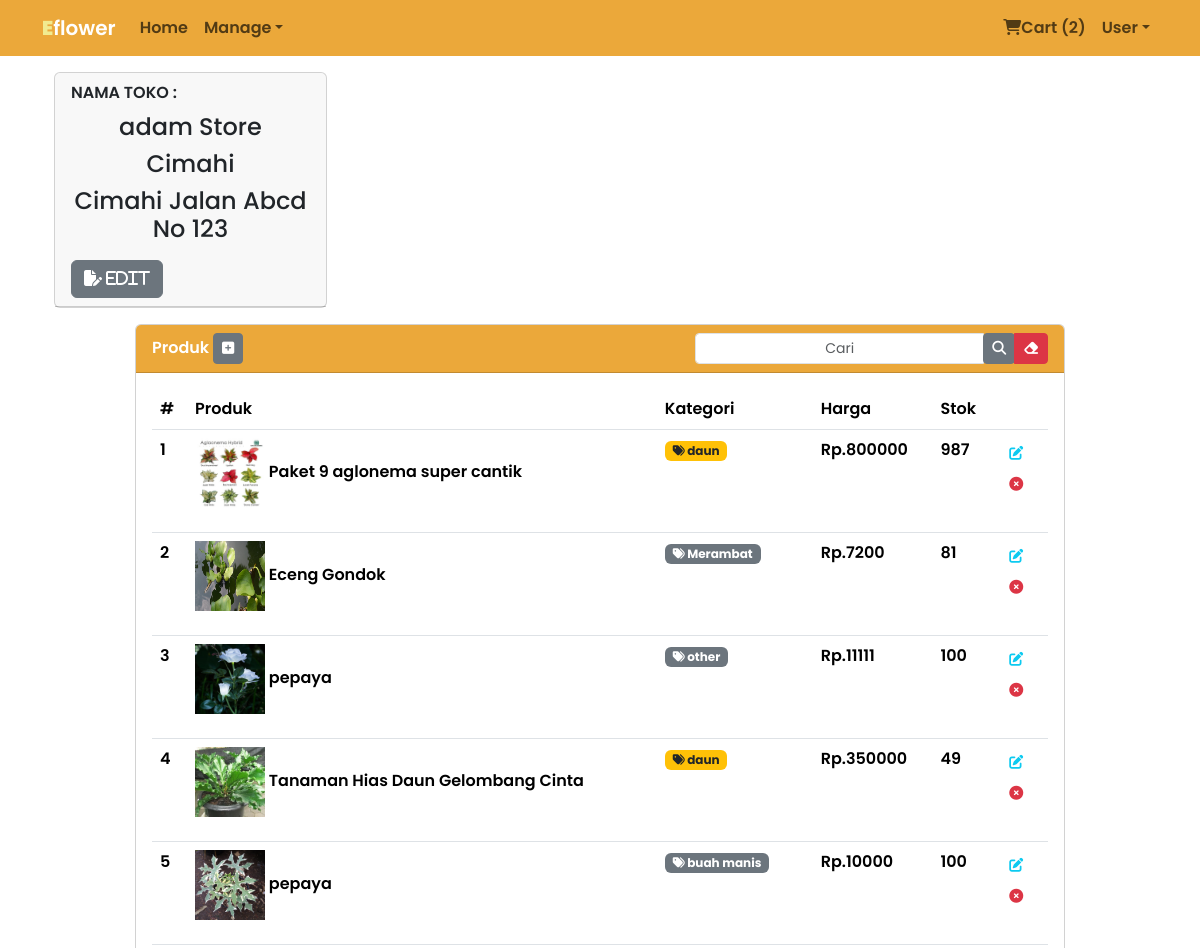
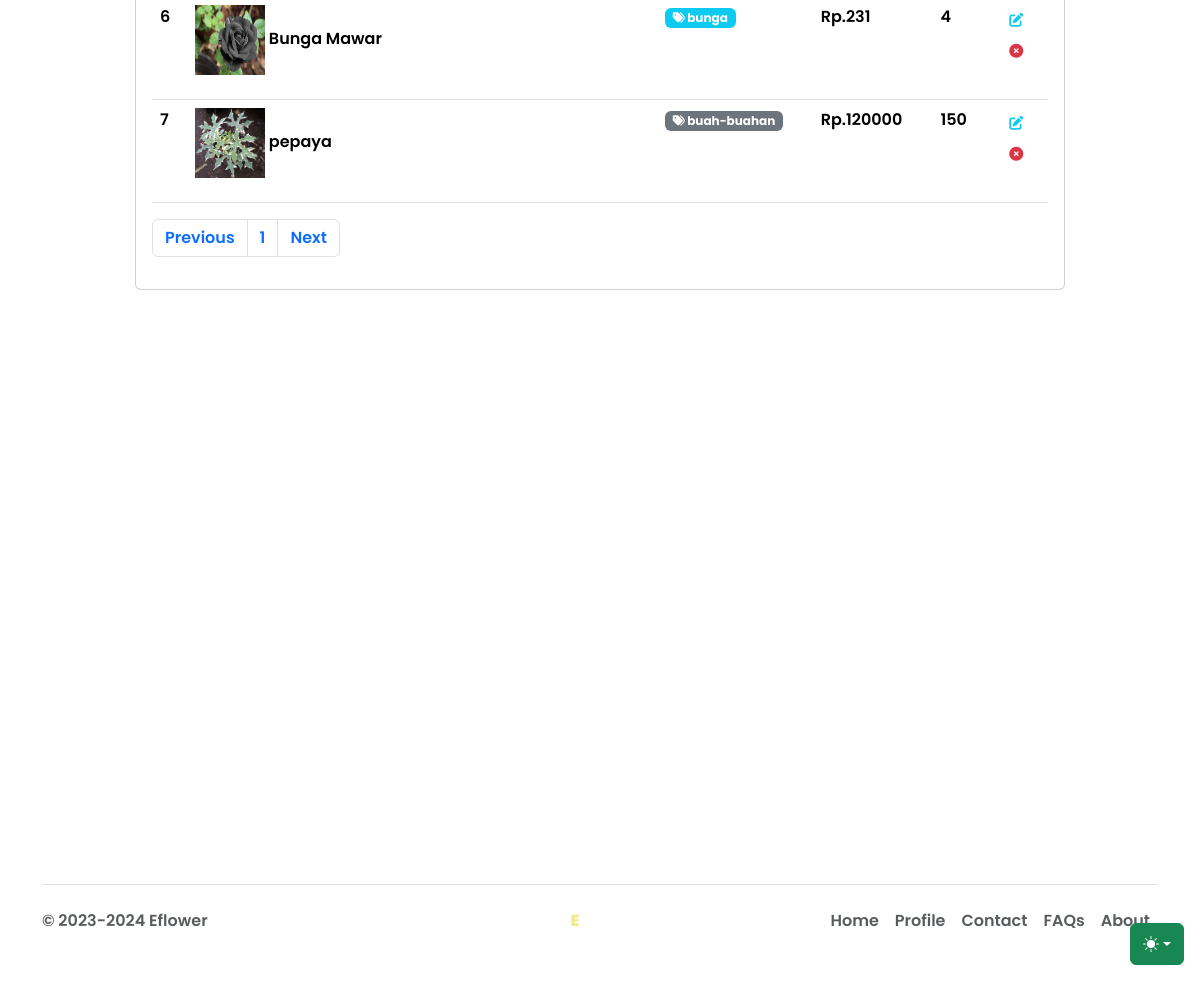
The app's page /manage.php (signed in) with its own data (2 pictures, top to bottom).
### tables this page shows
CREATE TABLE `users` (
  `id_user` char(8) NOT NULL,
  `nama_user` varchar(255) DEFAULT NULL,
  `password` varchar(32) DEFAULT NULL,
  `role` enum('admin','user') DEFAULT NULL,
  `user_mail` varchar(255) DEFAULT NULL,
  `foto` varchar(255) DEFAULT NULL,
  `no_telp` char(13) DEFAULT NULL,
  `nama_lengkap` varchar(255) DEFAULT NULL,
  `alamat` longtext DEFAULT NULL,
  `no_rek` char(20) DEFAULT NULL,
  `kota` varchar(255) DEFAULT NULL,
  `status_user` enum('aktif','nonaktif') DEFAULT NULL
);

CREATE TABLE `produk` (
  `id_produk` char(8) NOT NULL,
  `nama_produk` varchar(255) NOT NULL,
  `id_pemilik` char(8) DEFAULT NULL,
  `kategori` char(50) NOT NULL,
  `deskripsi` longtext NOT NULL,
  `harga` decimal(10,0) NOT NULL,
  `gambar` varchar(255) NOT NULL,
  `rate` int(5) NOT NULL,
  `tgl_buat` timestamp NOT NULL DEFAULT current_timestamp(),
  `qty` int(11) DEFAULT NULL,
  `slug` varchar(255) DEFAULT NULL,
  `status` enum('aktif','nonaktif') DEFAULT NULL,
  `di_edit` timestamp NOT NULL DEFAULT current_timestamp()
);

### functions/cart-num.php (called while the page is built, shortened)
<?php
$sesi_id_for_cart = $_SESSION['id'];
$cart = "SELECT * FROM cart
JOIN detailorder ON cart.orderid = detailorder.orderid
JOIN produk ON detailorder.id_produk = produk.id_produk WHERE cart.status = 'Cart' AND cart.id_user = '$sesi_id_for_cart'";
$query_conn = mysqli_query($connection, $cart);
$jml_array = mysqli_num_rows($query_conn);
?>

### manage.php (the view, shortened to what this page needs)
<?php
include 'functions/data-connect.php';
?>
<!DOCTYPE html>
<html lang="en" data-bs-theme="auto">
<head>
    <link rel="stylesheet" href="https://cdn.jsdelivr.net/npm/@docsearch/css@3" />
    <link href="assets/libs/bootstrap/css/bootstrap.min.css" rel="stylesheet" />
    <link rel="stylesheet" href="assets/libs/fontawesome/css/all.min.css" />
    <link rel="stylesheet" href="assets/css-native/app.css" />
</head>
<body>
    <div class="dropdown position-fixed bottom-0 end-0 mb-3 me-3 bd-mode-toggle">
        <button class="btn btn-success py-2 dropdown-toggle d-flex align-items-center" id="bd-theme" type="button"
            aria-expanded="false" data-bs-toggle="dropdown" aria-label="Toggle theme (auto)">
            <svg class="bi my-1 theme-icon-active" width="1em" height="1em">
                <use href="#circle-half"></use>
            </svg>
        </button>
    </div>
    <nav class="navbar navbar-expand-md fixed-top bg-leaf">
        <div class="container-fluid container">
            <a class="navbar-brand text-leaf fw-bolder" href=".">E<span class="text-white">flower</span></a>
            <div class="collapse navbar-collapse" id="navbarCollapse">
                <ul class="navbar-nav me-auto mb-2 mb-md-0">
                    <li class="nav-item">
                        <a class="nav-link" aria-current="page" href=".">Home</a>
                    </li>
                    <li class="nav-item dropdown">
                        <a href="#" class="nav-link dropdown-toggle" id="dropdown-1" data-bs-toggle="dropdown"
                            aria-haspopup="true" aria-expanded="false">Manage</a>
                    </li>
                </ul>
                <ul class="navbar-nav">
                    <?php include 'functions/cart-num.php'; ?>
                    <li class="nav-item">
                        <a href="cart.php" class="nav-link"><i class="fas fa-shopping-cart"></i>Cart
                            (<span><?= $jml_array; ?></span>)</a>
                    </li>
                    <li class="nav-item dropdown">
                        <a href="#" class="nav-link dropdown-toggle" id="dropdown-2" data-bs-toggle="dropdown"
                            aria-haspopup="true" aria-expanded="false">User</a>
                    </li>
                </ul>
            </div>
        </div>
    </nav>
    <?php
    $current_user = $_SESSION['id'];
    $batas = 10;
    $halaman = isset($_GET['halaman'])?(int)$_GET['halaman'] : 1;
    $halaman_awal = ($halaman>1) ? ($halaman * $batas) - $batas : 0;
    $set = mysqli_query($connection, "SELECT * FROM users WHERE id_user = '$current_user'");
    $place =mysqli_fetch_array($set);
    ?>
    <main role="main" class="container">
        <div class="container-fluid">
            <div class="col-md-3">
                <div class="card mb-3">
                    <div class="card-header">
                        <div class="form-group" id="id-nama-toko">
                            NAMA TOKO :
                            <h4 class="text-center mt-2" id="nama-toko">
                                <?php
                                if(!empty($_SESSION['nama'])){
                                        echo $_SESSION['nama'];
                                    } else {
                                        echo 'Anda Belum Membuka Toko';
                                    }
                                     ?></h4>
                            <h4 class="text-center mt-2" id="kota-toko">
                            <?php
                                    if(!empty($place['kota'])){
                                        echo $place['kota'];
                                    } else {
                                        echo NULL;
                                    }
                                     ?>
                            </h4>
                            <h4 class="text-center mt-2" id="alamat-toko">
                                    <?php
                                    if(!empty($place['alamat'])){
                                        echo $place['alamat'];
                                    } else {
                                        echo NULL;
                                    }
                                     ?>
                            </h4>
                            <a href="javascript:void(0);" class="btn btn-secondary mt-2" onclick="toggleEditForm()">
                            <?php if(empty($_SESSION['nama'])): ?>
                                <i class="fas fa-file-pen"> BUKA</i>
                            <?php else : ?>
                                <i class="fas fa-file-pen"> EDIT</i>
                            <?php endif ?>
                            </a>
                        </div>
                    </div>
                </div>
            </div>
        </div>
        <div class="row">
            <div class="container-fluid">
                <div class="col-md-10 mx-auto">
                    <div class="card float-center">
                        <div class="card-header bg-leaf">
                            <span>Produk</span>
                            <a href="products-form.php" class="btn btn-sm btn-secondary">
                                <i class="fas fa-square-plus"></i>
                            </a>
                            <div class="float-end">
								<div class="input-group">
									<input
										type="text"
										class="form-control form-control-sm text-center"
										id="get-value"
										value=""
										placeholder="Cari" />
									<div class="input-group-append" id="search-data">
										<button type="submit" class="btn btn-secondary btn-sm">
											<i class="fas fa-search"></i>
										</button>
									</div>
									<button type="reset" class="btn btn-danger btn-sm" id="clear">
										<i class="fas fa-eraser"></i>
									</button>
								</div>
							</div>
                        </div>
                        <div class="card-body">
                            <table class="table">
                                <thead>
                                    <tr>
                                        <th scope="col">#</th>
                                        <th scope="col">Produk</th>
                                        <th scope="col">Kategori</th>
                                        <th scope="col">Harga</th>
                                        <th scope="col">Stok</th>
                                        <th scope="col"></th>
                                    </tr>
                                </thead>
                                <tbody class="product-data">
                                    <tr>
                                        <?php
                                        $data = $_SESSION['id'];
                                        $display_produk = mysqli_query($connection, "SELECT * FROM produk WHERE id_pemilik = '$data' AND status = 'aktif' LIMIT $halaman_awal, $batas");
                                        $no = 1;
                                        $next = $halaman + 1;
                                        $data_conn = mysqli_query($connection,"SELECT * FROM produk WHERE id_pemilik = '$data' AND status = 'aktif'");
                                        $jumlah_data = mysqli_num_rows($data_conn);
                                        $total_halaman = ceil($jumlah_data / $batas);
                                        $row = mysqli_num_rows($display_produk);
                                        if($row > 0) {
                                            while($array_produk = mysqli_fetch_array($display_produk)){
                                                $img_produk = $array_produk['gambar'];
                                                $nama_produk = $array_produk['nama_produk'];
                                                $set_kategori = $array_produk['kategori'];
                                                $price = $array_produk['harga'];
                                                $stok_barang = $array_produk['qty'];
                                            ?>
                                            <td><?php echo $no++; ?></td>
                                            <td>
                                                <p>
                                                    <img src="<?php
                                                    if(!empty($img_produk)){
                                                        echo $img_produk;
                                                    }else{
                                                        echo 'https://placehold.co/70x70';
                                                    }?>
                                                    " alt="" width="70" height="70" /> <?php
                                                    echo $nama_produk ?>
                                                </p>
                                            </td>
                                            <td>
                                                <span class="badge <?php if($set_kategori == 'daun'){
                                                    echo 'bg-warning'.' '.'text-dark';
                                                }else if($set_kategori == 'diair'){
                                                    echo 'bg-primary';
                                                }else if ($set_kategori == 'berduri'){
                                                    echo 'bg-success';
                                                }else if($set_kategori == 'bunga'){
                                                    echo 'bg-info';
                                                }else{
                                                    echo 'bg-secondary';
                                                } ?>"><i class="fas fa-tags"></i> <?= $set_kategori ?></span>
                                            </td>
                                            <td>Rp.<?= $price; ?></td>
                                            <td><?= $stok_barang; ?></td>
                                            <td>
                                                <form action="edit-product.php" method="get">
                                                    <a href="edit-product.php">
                                                        <button class="btn btn-sm">
                                                            <i class="fas fa-edit text-info"></i>
                                                        </button>
                                                    </a>
                                                </form>
                                                <form action="functions/del-product.php" method="get">
                                                    <button type="submit" onclick="return confirm('Yakin ingin menghapus produk?')"
                                                        class="btn btn-sm">
                                                        <i class="fas fa-circle-xmark text-danger"></i>
                                                    </button>
                                                </form>
                                            </td>
                                        </tr>
                                        <?php }} else{ ?>
                                            <td colspan="5" class="text-center"><h2>Belum ada <span class="text-primary">Produk</span> yang anda masukkan!</h2></td>
                                        <?php } ?>
                                </tbody>
                            </table>
                            <nav aria-label="Page navigation example">
                                <ul class="pagination">
                                    <li class="page-item">
										<a class="page-link" <?php if($halaman > 1){ echo "href='?halaman=$Previous'"; } ?>>Previous</a>
									</li>
									<?php
									for($x=1;$x<=$total_halaman;$x++){
									?>
									<li class="page-item"><a class="page-link" href="?halaman=<?php echo $x ?>"><?php echo $x; ?></a></li>
									<?php
									}
									?>
									<li class="page-item">
										<a  class="page-link" <?php if($halaman < $total_halaman) { echo "href='?halaman=$next'"; } ?>>Next</a>
									</li>
                                </ul>
                            </nav>
                        </div>
                    </div>
                </div>
            </div>
        </div>
    </main>
    <?php include 'footer.php'; ?>
</body>
</html>

### assets/css-native/app.css (style rules this page uses)
body { min-height: 75rem; padding-top: 4.5rem; }
* { font-family: "Poppins", sans-serif; font-weight: 600; font-style: normal; }
.bi { vertical-align: -0.125em; fill: currentColor; }
.bd-mode-toggle { z-index: 1500; }
.text-leaf { color: #f1eb90; }
.bg-leaf { background-color: #EBA83A; color: #ffff; }

### records on screen
users: kota "Cimahi", alamat "Cimahi Jalan Abcd No 123"
produk: gambar (picture), nama_produk "Paket 9 aglonema super cantik", kategori "daun", harga "800000", qty "987"
produk: gambar (picture), nama_produk "Eceng Gondok", kategori "Merambat", harga "7200", qty "81"
produk: gambar (picture), nama_produk "pepaya", kategori "other", harga "11111", qty "100"
produk: gambar (picture), nama_produk "Tanaman Hias Daun Gelombang Cinta", kategori "daun", harga "350000", qty "49"
produk: gambar (picture), nama_produk "pepaya", kategori "buah manis", harga "10000", qty "100"
produk: gambar (picture), nama_produk "Bunga Mawar", kategori "bunga", harga "231", qty "4"
produk: gambar (picture), nama_produk "pepaya", kategori "buah-buahan", harga "120000", qty "150"

### other values on screen
$jml_array "2"
$_SESSION['nama'] "adam Store"
